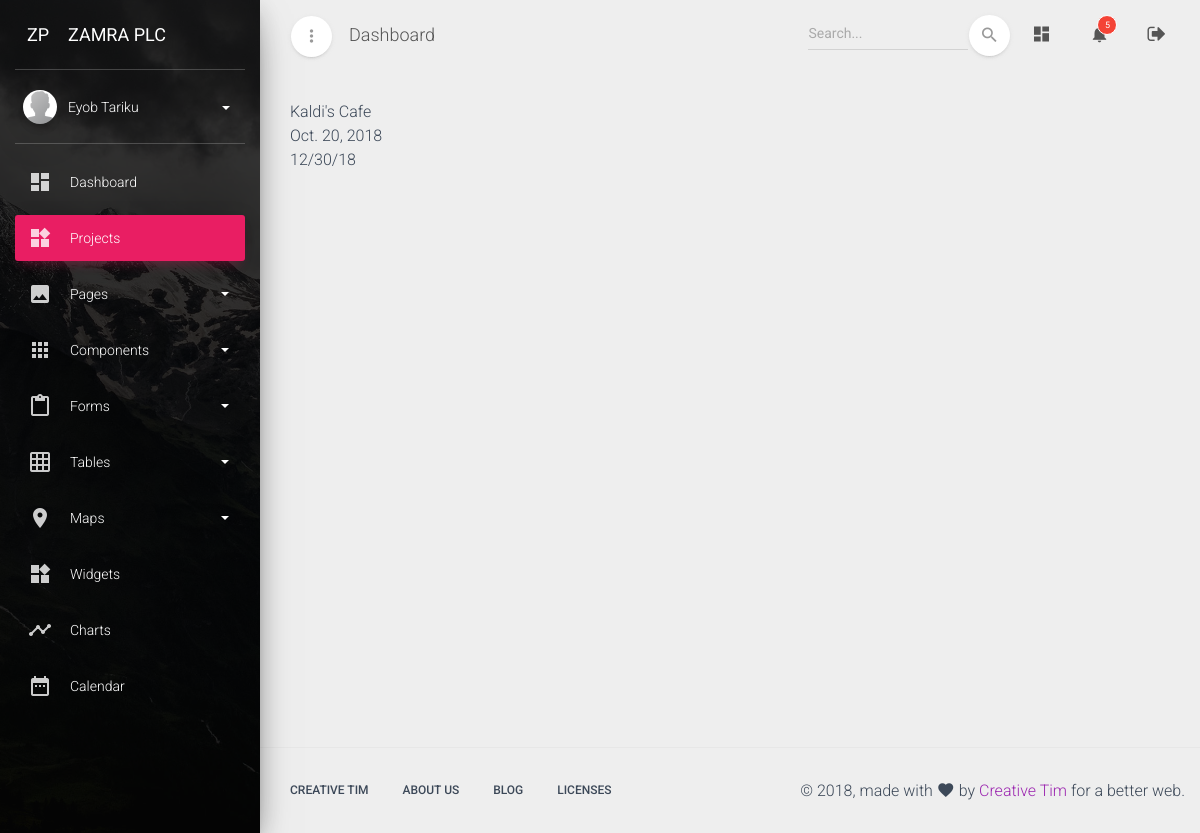
Before: /dashboard/project/5 (signed in) with the older database file.
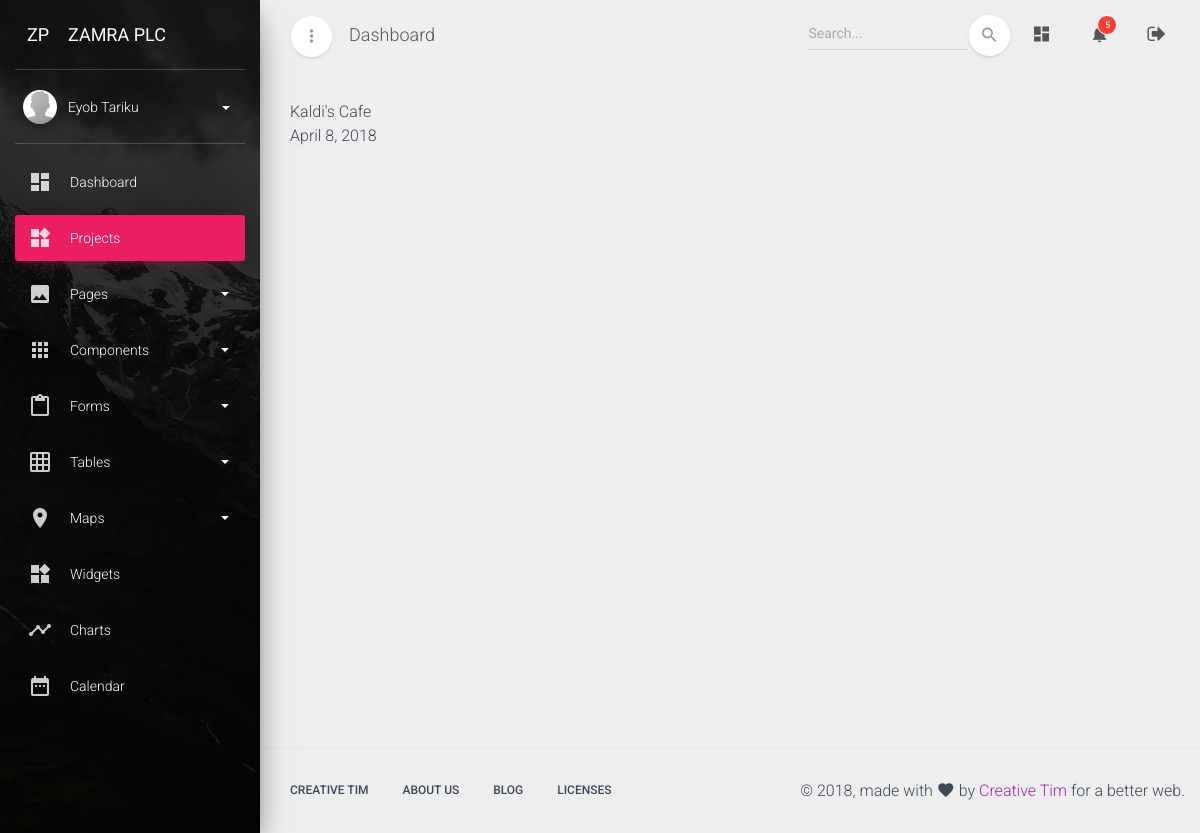
After: the same page with the newer database file.
### dashboard/models.py (models this page shows, shortened)
class CustomUser(AbstractUser):
    avatar = models.ImageField(upload_to='avatars/', null=True, blank=True)
    full_name = models.CharField(max_length=120)
    job_title = models.CharField(max_length=100)
    bio = models.TextField('Short Bio', null=True, blank=True)
    projects_followed = models.ManyToManyField(
        'Project',
        related_name='projects_followed',
        blank=True
    )
    projects_administered = models.ManyToManyField(
        'Project',
        related_name='projects_administered',
        blank=True
    )
    is_project_admin = models.BooleanField(
        'Administer Project Detals',
        default=False,
    )
    is_insurance_admin = models.BooleanField(
        'Administer Insurance Details',
        default=False,
    )
    is_variation_admin = models.BooleanField(
        'Administer Variation Details',
        default=False,
    )
    is_claim_admin = models.BooleanField(
        'Administer Time Claim Details',
        default=False,
    )
    is_payment_admin = models.BooleanField(
        'Administer Payment Details',
        default=False,
    )
    def get_full_name(self):
        return self.full_name
    def get_screen_name(self):
        if self.full_name:
            return self.get_full_name()
        else:
            return self.username

class Project(models.Model):
    CONSTRUCTION_TYPE_CHOICES = (
        ('builiding', 'Buildings and Structures'),
        ('road', 'Road and Highway'),
        ('water', 'Water and Irrigations'),
    )
    PROJECT_STATUS_CHOICES = (
        (1, 'Unknown'),
        (2, 'Mobilization'),
        (3, 'Active'),
        (4, 'Rectification'),
        (5, 'Suspended'),
        (6, 'Terminated'),
        (7, 'Closed'),
    )
    PUBLISHED_STATUS_CHOICES = (
        (True, 'Published'),
        (False, 'Draft'),
    )
    construction_type = models.CharField(
        max_length=60,
        choices=CONSTRUCTION_TYPE_CHOICES,
        default='builiding'
    )
    status = models.IntegerField(
        'Project Status',
        choices=PROJECT_STATUS_CHOICES,
        default=1,
    )
    consultant = models.ForeignKey(Consultant, on_delete=models.CASCADE)
    employer = models.CharField(
        max_length=100,
        help_text='Official full name of the Employer',
    )
    full_name = models.CharField(
        'Official Project Title',
        max_length=100,
        help_text='Official full name of the construction project',
    )
    short_name = models.CharField(
        'Short Unofficial Project Title',
        max_length=100,
        help_text='Short common name of the construction project',
    )
    project_code = models.CharField(
        'Project Code (Optional)',
        max_length=30,
        null=True, blank=True,
    )
    description = models.TextField(
        'Short Project Description',
        null=True, blank=True,
        help_text='Short description of the construction project. (Optional)',
    )
    contract_amount = models.DecimalField(
        max_digits=16, decimal_places=2,
        null=True, blank=True,
        help_text='Project contract amount in ETB (before VAT)',
    )
    signing_date = models.DateField(
        'Agreement Signing Date',
        null=True, blank=True,
    )
    site_handover = models.DateField(
        'Site Handover Date',
        null=True, blank=True,
    )
    commencement_date = models.DateField(
        'commencement Date',
        null=True, blank=True,
    )
    period = models.PositiveIntegerField(
        'Contract Period',
        null=True, blank=True,
        help_text='Project life time in calendar days')
    completion_date = models.DateField(
        'Intended Completion Date',
        null=True, blank=True,
        help_text='User yyyy-mm-dd format',
    )
    created_at = models.DateTimeField(auto_now_add=True)
    updated_at = models.DateTimeField(auto_now=True)
    objects = models.Manager()
    my_projects = managers.ProjectManager()
    class Meta:
        ordering = ['status', '-updated_at', 'short_name', ]
        permissions = (
            ('admin_project', 'Administer Project'),
        )
    def __str__(self):
        return self.short_name

### dashboard/views/projects.py (the view)
# urls.py: path('project/<int:pk>', projects.ProjectDetail.as_view(), name='project-detail'),
class ProjectDetail(LoginRequiredMixin, generic.DetailView):
    model = models.Project
    template_name = 'dashboard/projects/project_detail.html'
    def get_context_data(self, *args, **kwargs):
        context = super(ProjectDetail, self).get_context_data(*args, **kwargs)
        context['page_name'] = 'Projects'
        return context

### dashboard/templates/dashboard/projects/project_detail.html
{% extends 'dashboard_base.html' %}
{% load static %}
{% block content %}
   {{ project }}
   <br>
   {{ project.signing_date }}
   <br>
   {{ project.commencement_date|date:'m/d/y' }}
{% endblock content %}

### dashboard/templates/dashboard_base.html (shortened to what this page needs)
{% load static %}
<!DOCTYPE html>
<html lang="en">
<head>
  <link rel="stylesheet" href="https://maxcdn.bootstrapcdn.com/font-awesome/latest/css/font-awesome.min.css">
  <link rel="stylesheet" href="{% static 'assets/css/material-dashboard.min.css' %}">
  <link rel="stylesheet" href="{% static 'assets/css/custom.css' %}">
</head>
<body class="">
  <div class="wrapper">
  {% block wrapper %}
    <div class="sidebar" data-color="rose" data-background-color="black" data-image="{% static 'assets/img/sidebar-1.jpg' %}">
    {% block sidebar %}
        <div class="logo">
        {% block logo %}
            <a href="#" class="simple-text logo-mini">
                 ZP
            </a>
            <a href="#" class="simple-text logo-normal">
                 Zamra Plc
            </a>
        {% endblock logo %}
        </div>
        <div class="sidebar-wrapper">
        {% block sidebar_wrapper %}
            <div class="user">
                <div class="photo">
                    <img src="{% static 'assets/img/default-avatar.png' %}" />
                </div>
                <div class="user-info">
                    <a data-toggle="collapse" href="dashboard.html#collapseExample" class="username">
                        <span>
                           {{ user.get_screen_name }}
                          <b class="caret"></b>
                        </span>
                    </a>
                </div>
            </div>
            <ul class="nav">
                <li class="nav-item ">
                    <a class="nav-link" href="{% url 'dashboard:index' %}">
                        <i class="material-icons">dashboard</i>
                        <p> Dashboard </p>
                    </a>
                </li>
                <li class="nav-item {% if page_name == 'Projects' %} active {% endif %} ">
                    <a class="nav-link" href="{% url 'dashboard:project-list' %}">
                        <i class="material-icons">widgets</i>
                        <p> Projects </p>
                    </a>
                </li>
                <li class="nav-item ">
                    <a class="nav-link" data-toggle="collapse" href="dashboard.html#pagesExamples">
                        <i class="material-icons">image</i>
                        <p> Pages
                           <b class="caret"></b>
                        </p>
                    </a>
                </li>
                <li class="nav-item ">
                    <a class="nav-link" data-toggle="collapse" href="dashboard.html#componentsExamples">
                        <i class="material-icons">apps</i>
                        <p> Components
                           <b class="caret"></b>
                        </p>
                    </a>
                </li>
                <li class="nav-item ">
                    <a class="nav-link" data-toggle="collapse" href="dashboard.html#formsExamples">
                        <i class="material-icons">content_paste</i>
                        <p> Forms
                           <b class="caret"></b>
                        </p>
                    </a>
                </li>
                <li class="nav-item ">
                    <a class="nav-link" data-toggle="collapse" href="dashboard.html#tablesExamples">
                        <i class="material-icons">grid_on</i>
                        <p> Tables
                           <b class="caret"></b>
                        </p>
                    </a>
                </li>
                <li class="nav-item ">
                    <a class="nav-link" data-toggle="collapse" href="dashboard.html#mapsExamples">
                        <i class="material-icons">place</i>
                        <p> Maps
                           <b class="caret"></b>
                        </p>
                    </a>
                </li>
                <li class="nav-item ">
                    <a class="nav-link" href="widgets.html">
                        <i class="material-icons">widgets</i>
                        <p> Widgets </p>
                    </a>
                </li>
                <li class="nav-item ">
                    <a class="nav-link" href="charts.html">
                        <i class="material-icons">timeline</i>
                        <p> Charts </p>
                    </a>
                </li>
                <li class="nav-item ">
                    <a class="nav-link" href="calendar.html">
                        <i class="material-icons">date_range</i>
                        <p> Calendar </p>
                    </a>
                </li>
            </ul>
        {% endblock sidebar_wrapper %}
        </div>
    {% endblock sidebar %}
    </div>
    <div class="main-panel">
    {% block main_panel %}
        <nav class="navbar navbar-expand-lg navbar-transparent  navbar-absolute fixed-top">
        	<div class="container-fluid">
            <div class="navbar-wrapper">
              <div class="navbar-minimize">
                <button id="minimizeSidebar" class="btn btn-just-icon btn-white btn-fab btn-round">
                    <i class="material-icons text_align-center visible-on-sidebar-regular">more_vert</i>
                </button>
              </div>
        			<a class="navbar-brand" href="dashboard.html#pablo">Dashboard</a>
        		</div>
        	    <div class="collapse navbar-collapse justify-content-end">
              <form class="navbar-form">
                  <div class="input-group no-border">
                      <input type="text" value="" class="form-control" placeholder="Search...">
                      <button type="submit" class="btn btn-white btn-round btn-just-icon">
                        <i class="material-icons">search</i>
                        <div class="ripple-container"></div>
                      </button>
                  </div>
              </form>
        			<ul class="navbar-nav">
        				<li class="nav-item">
        					<a class="nav-link" href="{% url 'dashboard:index' %}">
                    <i class="material-icons">dashboard</i>
        					</a>
        				</li>
        				<li class="nav-item dropdown">
        					<a class="nav-link" href="https://creative-tim.com" id="navbarDropdownMenuLink" data-toggle="dropdown" aria-haspopup="true" aria-expanded="false">
                    <i class="material-icons">notifications</i>
                    <span class="notification">5</span>
        					</a>
        				</li>
        				<li class="nav-item">
        					<a class="nav-link" href="{% url 'dashboard:logout' %}" title="Logout">
                    <i class="fa fa-sign-out"></i>
        					</a>
        				</li>
        			</ul>
        	    </div>
        	</div>
        </nav>
        <div class="content">
          <div class="container-fluid">
            {% block content %}
            {% endblock content %}
        </div>
    {% endblock main_panel %}
    </div>
    {% block footer %}
    <footer class="footer ">
      <div class="container">
          <nav class="pull-left">
              <ul>
                  <li>
                      <a href="https://www.creative-tim.com">
                          Creative Tim
                      </a>
                  </li>
                  <li>
                      <a href="http://presentation.creative-tim.com">
                         About Us
                      </a>
                  </li>
                  <li>
                      <a href="http://blog.creative-tim.com">
                         Blog
                      </a>
                  </li>
                  <li>
                      <a href="https://www.creative-tim.com/license">
                          Licenses
                      </a>
                  </li>
              </ul>
          </nav>
          <div class="copyright pull-right">
              &copy; <script>document.write(new Date().getFullYear())</script>, made with <i class="material-icons">favorite</i> by <a href="https://www.creative-tim.com" target="_blank">Creative Tim</a> for a better web.
          </div>
      </div>
    </footer>
    {% endblock footer %}
  {% endblock wrapper %}
  </div>
</body>
</html>

Changed rows visible on the page:
changed Project "Kaldi's Cafe": signing_date "Oct. 20, 2018" → "April 8, 2018"; commencement_date "12/30/18" → (not shown)
